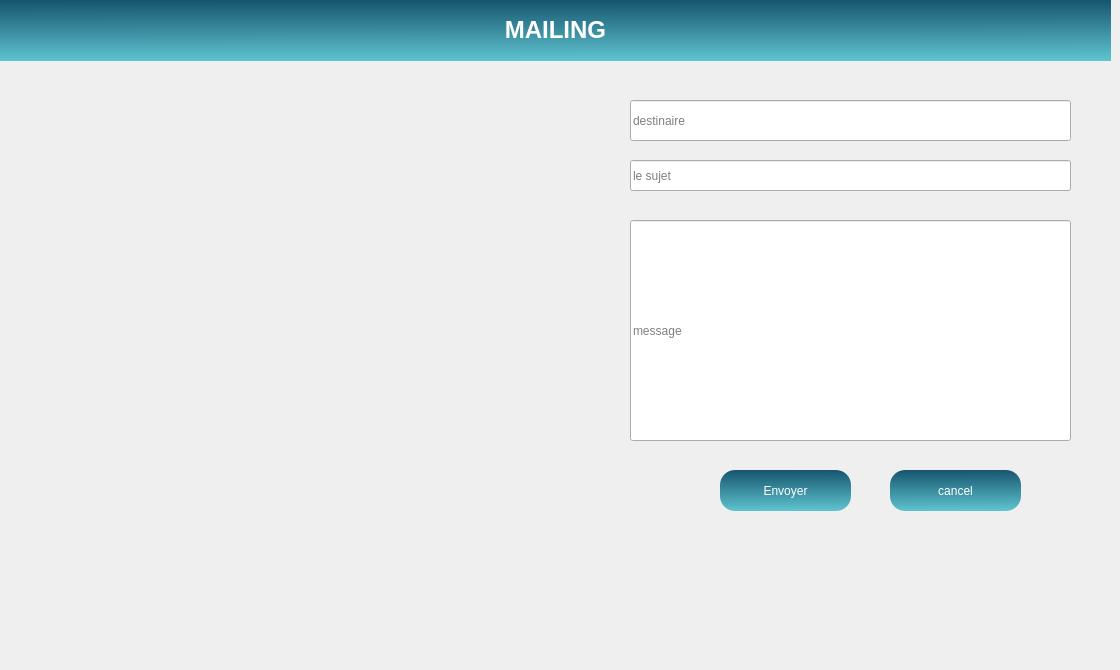
          <widget class="QWidget" name="tab_26">
           <attribute name="icon">
            <iconset resource="resource.qrc">
             <normaloff>:/image/img/icons8-email-send-240.png</normaloff>:/image/img/icons8-email-send-240.png</iconset>
           </attribute>
           <attribute name="title">
            <string>Envoyer Mail</string>
           </attribute>
           <widget class="QLabel" name="label_136">
            <property name="geometry">
             <rect>
              <x>0</x>
              <y>0</y>
              <width>1111</width>
              <height>61</height>
             </rect>
            </property>
            <property name="styleSheet">
             <string notr="true">background-color  : qlineargradient(spread:pad, x1:0.467, y1:0, x2:0.482, y2:1, stop:0 rgba(22, 85,110, 255), stop:1 rgba(95, 196, 208, 255));</string>
            </property>
            <property name="text">
             <string>&lt;!DOCTYPE HTML PUBLIC &quot;-//W3C//DTD HTML 4.0//EN&quot; &quot;http://www.w3.org/TR/REC-html40/strict.dtd&quot;&gt;
&lt;html&gt;&lt;head&gt;&lt;meta name=&quot;qrichtext&quot; content=&quot;1&quot; /&gt;&lt;style type=&quot;text/css&quot;&gt;
p, li { white-space: pre-wrap; }
&lt;/style&gt;&lt;/head&gt;&lt;body style=&quot; font-family:'MS Shell Dlg 2'; font-size:8.25pt; font-weight:400; font-style:normal;&quot;&gt;
&lt;p align=&quot;center&quot; style=&quot; margin-top:0px; margin-bottom:0px; margin-left:0px; margin-right:0px; -qt-block-indent:0; text-indent:0px;&quot;&gt;&lt;span style=&quot; font-size:18pt; font-weight:600; color:#ffffff;&quot;&gt;MAILING&lt;/span&gt;&lt;/p&gt;&lt;/body&gt;&lt;/html&gt;</string>
            </property>
           </widget>
           <widget class="QPushButton" name="envoyer_5">
            <property name="geometry">
             <rect>
              <x>720</x>
              <y>470</y>
              <width>131</width>
              <height>41</height>
             </rect>
            </property>
            <property name="styleSheet">
             <string notr="true">/*background-color:#C70039;
color:white;*/
QPushButton
{
background : qlineargradient(spread:pad, x1:0.467, y1:0, x2:0.482, y2:1, stop:0 rgba(22, 85,110, 255), stop:1 rgba(95, 196, 208, 255));
border-radius:15px;
color:white;
}
QPushButton:hover
{
background:qlineargradient(spread:pad, x1:0.457286, y1:0.381, x2:0.508, y2:1, stop:0 rgba(95, 196, 208, 255), stop:1 rgba(22, 85,110, 255))
}</string>
            </property>
            <property name="text">
             <string>Envoyer</string>
            </property>
            <property name="icon">
             <iconset resource="resource.qrc">
              <normaloff>:/image/img/icons8-email-send-240.png</normaloff>:/image/img/icons8-email-send-240.png</iconset>
            </property>
            <property name="iconSize">
             <size>
              <width>30</width>
              <height>30</height>
             </size>
            </property>
           </widget>
           <widget class="QLineEdit" name="sujet">
            <property name="geometry">
             <rect>
              <x>630</x>
              <y>160</y>
              <width>441</width>
              <height>31</height>
             </rect>
            </property>
            <property name="styleSheet">
             <string notr="true"/>
            </property>
            <property name="placeholderText">
             <string>le sujet</string>
            </property>
           </widget>
           <widget class="QLineEdit" name="dest">
            <property name="geometry">
             <rect>
              <x>630</x>
              <y>100</y>
              <width>441</width>
              <height>41</height>
             </rect>
            </property>
            <property name="styleSheet">
             <string notr="true"/>
            </property>
            <property name="placeholderText">
             <string>destinaire</string>
            </property>
           </widget>
           <widget class="QLineEdit" name="message">
            <property name="geometry">
             <rect>
              <x>630</x>
              <y>220</y>
              <width>441</width>
              <height>221</height>
             </rect>
            </property>
            <property name="styleSheet">
             <string notr="true"/>
            </property>
            <property name="placeholderText">
             <string>message</string>
            </property>
           </widget>
           <widget class="QPushButton" name="envoyer_6">
            <property name="geometry">
             <rect>
              <x>890</x>
              <y>470</y>
              <width>131</width>
              <height>41</height>
             </rect>
            </property>
            <property name="styleSheet">
             <string notr="true">/*background-color:#C70039;
color:white;*/
QPushButton
{
background : qlineargradient(spread:pad, x1:0.467, y1:0, x2:0.482, y2:1, stop:0 rgba(22, 85,110, 255), stop:1 rgba(95, 196, 208, 255));
border-radius:15px;
color:white;
}
QPushButton:hover
{
background:qlineargradient(spread:pad, x1:0.457286, y1:0.381, x2:0.508, y2:1, stop:0 rgba(95, 196, 208, 255), stop:1 rgba(22, 85,110, 255))
}</string>
            </property>
            <property name="text">
             <string>cancel</string>
            </property>
            <property name="icon">
             <iconset resource="resource.qrc">
              <normaloff>:/image/img/empty.png</normaloff>:/image/img/empty.png</iconset>
            </property>
            <property name="iconSize">
             <size>
              <width>25</width>
              <height>30</height>
             </size>
            </property>
           </widget>
           <widget class="QLabel" name="label_7">
            <property name="geometry">
             <rect>
              <x>0</x>
              <y>60</y>
              <width>1091</width>
              <height>601</height>
             </rect>
            </property>
            <property name="styleSheet">
             <string notr="true">border-image: url(:/img/policeman-hold-shield-wearing-helmet-uniform-cop-guard-brick-background_48369-15139.jpg);</string>
            </property>
            <property name="text">
             <string/>
            </property>
           </widget>
           <zorder>label_7</zorder>
           <zorder>label_136</zorder>
           <zorder>envoyer_5</zorder>
           <zorder>sujet</zorder>
           <zorder>dest</zorder>
           <zorder>message</zorder>
           <zorder>envoyer_6</zorder>
          </widget>
